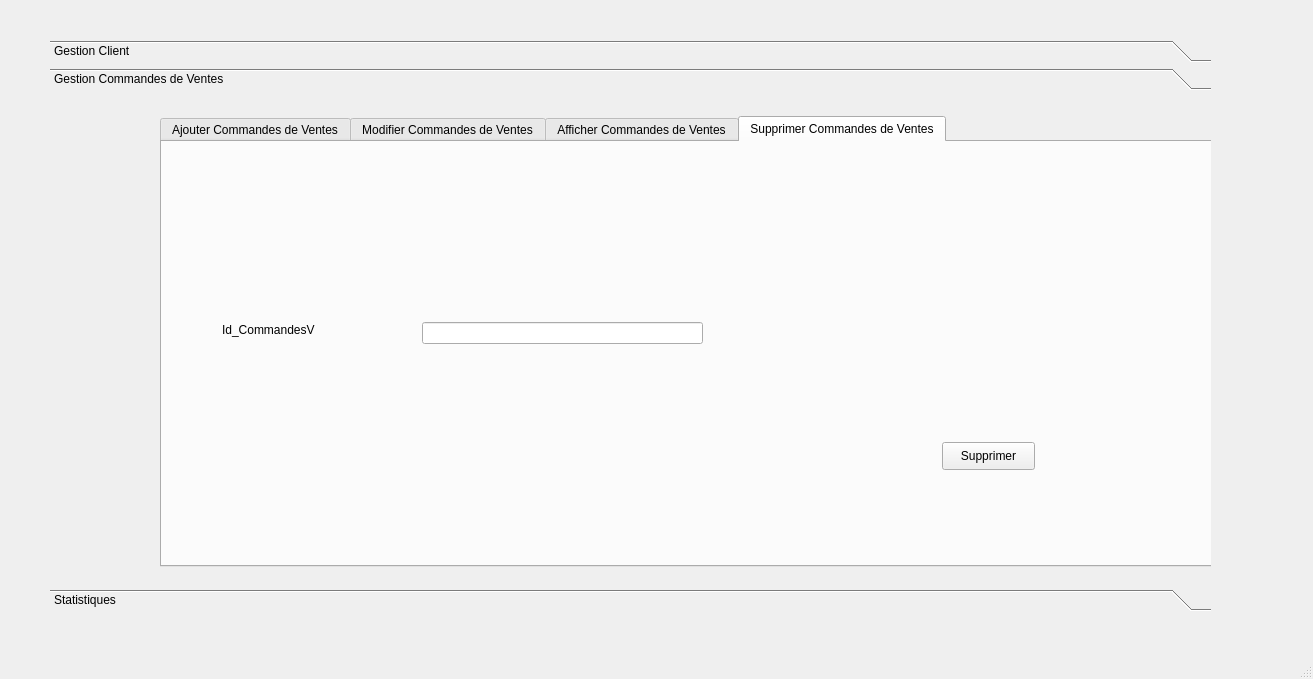
<?xml version="1.0" encoding="UTF-8"?>
<ui version="4.0">
 <class>MainWindow</class>
 <widget class="QMainWindow" name="MainWindow">
  <property name="geometry">
   <rect>
    <x>0</x>
    <y>0</y>
    <width>1313</width>
    <height>679</height>
   </rect>
  </property>
  <property name="windowTitle">
   <string>MainWindow</string>
  </property>
  <widget class="QWidget" name="centralwidget">
   <widget class="QToolBox" name="toolBox">
    <property name="enabled">
     <bool>true</bool>
    </property>
    <property name="geometry">
     <rect>
      <x>50</x>
      <y>40</y>
      <width>1161</width>
      <height>571</height>
     </rect>
    </property>
    <property name="currentIndex">
     <number>1</number>
    </property>
    <widget class="QWidget" name="page">
     <property name="geometry">
      <rect>
       <x>0</x>
       <y>0</y>
       <width>1161</width>
       <height>478</height>
      </rect>
     </property>
     <attribute name="label">
      <string>Gestion Client</string>
     </attribute>
     <widget class="QTabWidget" name="tabWidget">
      <property name="geometry">
       <rect>
        <x>30</x>
        <y>30</y>
        <width>1091</width>
        <height>431</height>
       </rect>
      </property>
      <property name="currentIndex">
       <number>0</number>
      </property>
      <widget class="QWidget" name="tab">
       <attribute name="title">
        <string>Ajouter Client</string>
       </attribute>
       <widget class="QLabel" name="label">
        <property name="geometry">
         <rect>
          <x>30</x>
          <y>30</y>
          <width>61</width>
          <height>16</height>
         </rect>
        </property>
        <property name="text">
         <string>Id_Client</string>
        </property>
       </widget>
       <widget class="QLineEdit" name="lineEdit_id">
        <property name="geometry">
         <rect>
          <x>130</x>
          <y>20</y>
          <width>141</width>
          <height>22</height>
         </rect>
        </property>
       </widget>
       <widget class="QLabel" name="label_2">
        <property name="geometry">
         <rect>
          <x>30</x>
          <y>80</y>
          <width>55</width>
          <height>16</height>
         </rect>
        </property>
        <property name="text">
         <string>Nom</string>
        </property>
       </widget>
       <widget class="QLabel" name="label_3">
        <property name="geometry">
         <rect>
          <x>30</x>
          <y>130</y>
          <width>55</width>
          <height>16</height>
         </rect>
        </property>
        <property name="text">
         <string>Prenom</string>
        </property>
       </widget>
       <widget class="QLineEdit" name="lineEdit_nom">
        <property name="geometry">
         <rect>
          <x>130</x>
          <y>80</y>
          <width>141</width>
          <height>22</height>
         </rect>
        </property>
       </widget>
       <widget class="QLineEdit" name="lineEdit_prenom">
        <property name="geometry">
         <rect>
          <x>130</x>
          <y>130</y>
          <width>141</width>
          <height>22</height>
         </rect>
        </property>
       </widget>
       <widget class="QLabel" name="label_4">
        <property name="geometry">
         <rect>
          <x>30</x>
          <y>210</y>
          <width>55</width>
          <height>16</height>
         </rect>
        </property>
        <property name="text">
         <string>tel</string>
        </property>
       </widget>
       <widget class="QLabel" name="label_5">
        <property name="geometry">
         <rect>
          <x>20</x>
          <y>290</y>
          <width>55</width>
          <height>16</height>
         </rect>
        </property>
        <property name="text">
         <string>Email</string>
        </property>
       </widget>
       <widget class="QLineEdit" name="lineEdit_tel">
        <property name="geometry">
         <rect>
          <x>130</x>
          <y>210</y>
          <width>141</width>
          <height>22</height>
         </rect>
        </property>
       </widget>
       <widget class="QLineEdit" name="lineEdit_mail">
        <property name="geometry">
         <rect>
          <x>130</x>
          <y>280</y>
          <width>131</width>
          <height>22</height>
         </rect>
        </property>
       </widget>
       <widget class="QLabel" name="label_6">
        <property name="geometry">
         <rect>
          <x>610</x>
          <y>100</y>
          <width>55</width>
          <height>16</height>
         </rect>
        </property>
        <property name="text">
         <string>Poids</string>
        </property>
       </widget>
       <widget class="QLabel" name="label_7">
        <property name="geometry">
         <rect>
          <x>610</x>
          <y>160</y>
          <width>55</width>
          <height>16</height>
         </rect>
        </property>
        <property name="text">
         <string>Taille</string>
        </property>
       </widget>
       <widget class="QLabel" name="label_8">
        <property name="geometry">
         <rect>
          <x>610</x>
          <y>30</y>
          <width>55</width>
          <height>16</height>
         </rect>
        </property>
        <property name="text">
         <string>Gender</string>
        </property>
       </widget>
       <widget class="QLabel" name="label_9">
        <property name="geometry">
         <rect>
          <x>610</x>
          <y>230</y>
          <width>55</width>
          <height>16</height>
         </rect>
        </property>
        <property name="text">
         <string>Age</string>
        </property>
       </widget>
       <widget class="QComboBox" name="comboBox_4">
        <property name="geometry">
         <rect>
          <x>740</x>
          <y>30</y>
          <width>73</width>
          <height>22</height>
         </rect>
        </property>
        <item>
         <property name="text">
          <string>Homme</string>
         </property>
        </item>
        <item>
         <property name="text">
          <string>Femme</string>
         </property>
        </item>
       </widget>
       <widget class="QComboBox" name="comboBox_5">
        <property name="geometry">
         <rect>
          <x>740</x>
          <y>90</y>
          <width>73</width>
          <height>22</height>
         </rect>
        </property>
        <item>
         <property name="text">
          <string>50-60</string>
         </property>
        </item>
        <item>
         <property name="text">
          <string>60-70</string>
         </property>
        </item>
        <item>
         <property name="text">
          <string>70-80</string>
         </property>
        </item>
        <item>
         <property name="text">
          <string>80-90</string>
         </property>
        </item>
        <item>
         <property name="text">
          <string>90-100</string>
         </property>
        </item>
        <item>
         <property name="text">
          <string>100-110</string>
         </property>
        </item>
        <item>
         <property name="text">
          <string>110-120</string>
         </property>
        </item>
       </widget>
       <widget class="QLabel" name="label_10">
        <property name="geometry">
         <rect>
          <x>840</x>
          <y>90</y>
          <width>55</width>
          <height>16</height>
         </rect>
        </property>
        <property name="text">
         <string>Kg</string>
        </property>
       </widget>
       <widget class="QComboBox" name="comboBox_6">
        <property name="geometry">
         <rect>
          <x>740</x>
          <y>150</y>
          <width>81</width>
          <height>22</height>
         </rect>
        </property>
        <item>
         <property name="text">
          <string>150-160</string>
         </property>
        </item>
        <item>
         <property name="text">
          <string>160-170</string>
         </property>
        </item>
        <item>
         <property name="text">
          <string>170-180</string>
         </property>
        </item>
        <item>
         <property name="text">
          <string>180-190</string>
         </property>
        </item>
        <item>
         <property name="text">
          <string>190-200</string>
         </property>
        </item>
       </widget>
       <widget class="QLabel" name="label_11">
        <property name="geometry">
         <rect>
          <x>830</x>
          <y>150</y>
          <width>55</width>
          <height>16</height>
         </rect>
        </property>
        <property name="text">
         <string>cm</string>
        </property>
       </widget>
       <widget class="QComboBox" name="comboBox_7">
        <property name="geometry">
         <rect>
          <x>740</x>
          <y>230</y>
          <width>73</width>
          <height>22</height>
         </rect>
        </property>
        <item>
         <property name="text">
          <string>18-25</string>
         </property>
        </item>
        <item>
         <property name="text">
          <string>26-40</string>
         </property>
        </item>
        <item>
         <property name="text">
          <string>41-60</string>
         </property>
        </item>
        <item>
         <property name="text">
          <string>plus que 60</string>
         </property>
        </item>
       </widget>
       <widget class="QLabel" name="label_12">
        <property name="geometry">
         <rect>
          <x>830</x>
          <y>230</y>
          <width>55</width>
          <height>16</height>
         </rect>
        </property>
        <property name="text">
         <string>ans</string>
        </property>
       </widget>
       <widget class="QPushButton" name="pushButton_ajouter1">
        <property name="geometry">
         <rect>
          <x>970</x>
          <y>350</y>
          <width>93</width>
          <height>28</height>
         </rect>
        </property>
        <property name="text">
         <string>ajouter</string>
        </property>
       </widget>
      </widget>
      <widget class="QWidget" name="tab_2">
       <attribute name="title">
        <string>Afficher Client</string>
       </attribute>
       <widget class="QTableView" name="tableView">
        <property name="geometry">
         <rect>
          <x>30</x>
          <y>70</y>
          <width>841</width>
          <height>301</height>
         </rect>
        </property>
       </widget>
       <widget class="QPushButton" name="pushButton_modifier1">
        <property name="geometry">
         <rect>
          <x>950</x>
          <y>20</y>
          <width>93</width>
          <height>28</height>
         </rect>
        </property>
        <property name="text">
         <string>Modifier</string>
        </property>
       </widget>
       <widget class="QComboBox" name="comboBox">
        <property name="geometry">
         <rect>
          <x>60</x>
          <y>20</y>
          <width>91</width>
          <height>22</height>
         </rect>
        </property>
        <item>
         <property name="text">
          <string>Chercher</string>
         </property>
        </item>
        <item>
         <property name="text">
          <string>Id</string>
         </property>
        </item>
        <item>
         <property name="text">
          <string>Nom</string>
         </property>
        </item>
        <item>
         <property name="text">
          <string>Prenom</string>
         </property>
        </item>
       </widget>
       <widget class="QComboBox" name="comboBox_2">
        <property name="geometry">
         <rect>
          <x>220</x>
          <y>20</y>
          <width>73</width>
          <height>22</height>
         </rect>
        </property>
        <item>
         <property name="text">
          <string>Trier</string>
         </property>
        </item>
        <item>
         <property name="text">
          <string>Id</string>
         </property>
        </item>
        <item>
         <property name="text">
          <string>Nom</string>
         </property>
        </item>
        <item>
         <property name="text">
          <string>Prenom</string>
         </property>
        </item>
       </widget>
       <widget class="QPushButton" name="pushButton_supp1">
        <property name="geometry">
         <rect>
          <x>960</x>
          <y>320</y>
          <width>93</width>
          <height>28</height>
         </rect>
        </property>
        <property name="text">
         <string>Supprimer</string>
        </property>
       </widget>
      </widget>
     </widget>
    </widget>
    <widget class="QWidget" name="page_2">
     <property name="geometry">
      <rect>
       <x>0</x>
       <y>0</y>
       <width>1161</width>
       <height>478</height>
      </rect>
     </property>
     <attribute name="label">
      <string>Gestion Commandes de Ventes</string>
     </attribute>
     <widget class="QTabWidget" name="tabWidget_2">
      <property name="geometry">
       <rect>
        <x>110</x>
        <y>20</y>
        <width>1111</width>
        <height>451</height>
       </rect>
      </property>
      <property name="currentIndex">
       <number>3</number>
      </property>
      <widget class="QWidget" name="tab_3">
       <attribute name="title">
        <string>Ajouter Commandes de Ventes</string>
       </attribute>
       <widget class="QLabel" name="label_13">
        <property name="geometry">
         <rect>
          <x>30</x>
          <y>40</y>
          <width>111</width>
          <height>16</height>
         </rect>
        </property>
        <property name="text">
         <string>Id_CommandesV</string>
        </property>
       </widget>
       <widget class="QLabel" name="label_14">
        <property name="geometry">
         <rect>
          <x>30</x>
          <y>120</y>
          <width>101</width>
          <height>16</height>
         </rect>
        </property>
        <property name="text">
         <string>Nom_Produit</string>
        </property>
       </widget>
       <widget class="QLabel" name="label_15">
        <property name="geometry">
         <rect>
          <x>30</x>
          <y>250</y>
          <width>55</width>
          <height>16</height>
         </rect>
        </property>
        <property name="text">
         <string>Prix</string>
        </property>
       </widget>
       <widget class="QLabel" name="label_16">
        <property name="geometry">
         <rect>
          <x>30</x>
          <y>340</y>
          <width>101</width>
          <height>16</height>
         </rect>
        </property>
        <property name="text">
         <string>Date_Fabrication</string>
        </property>
       </widget>
       <widget class="QLineEdit" name="lineEdit_6">
        <property name="geometry">
         <rect>
          <x>220</x>
          <y>40</y>
          <width>201</width>
          <height>22</height>
         </rect>
        </property>
       </widget>
       <widget class="QLineEdit" name="lineEdit_7">
        <property name="geometry">
         <rect>
          <x>220</x>
          <y>120</y>
          <width>201</width>
          <height>22</height>
         </rect>
        </property>
       </widget>
       <widget class="QLineEdit" name="lineEdit_8">
        <property name="geometry">
         <rect>
          <x>220</x>
          <y>250</y>
          <width>191</width>
          <height>22</height>
         </rect>
        </property>
       </widget>
       <widget class="QPushButton" name="pushButton_ajouter">
        <property name="geometry">
         <rect>
          <x>940</x>
          <y>340</y>
          <width>93</width>
          <height>28</height>
         </rect>
        </property>
        <property name="text">
         <string>Ajouter</string>
        </property>
       </widget>
       <widget class="QLineEdit" name="l9">
        <property name="geometry">
         <rect>
          <x>220</x>
          <y>340</y>
          <width>191</width>
          <height>22</height>
         </rect>
        </property>
       </widget>
      </widget>
      <widget class="QWidget" name="tab_5">
       <attribute name="title">
        <string>Modifier Commandes de Ventes</string>
       </attribute>
       <widget class="QLineEdit" name="lineEdit">
        <property name="geometry">
         <rect>
          <x>220</x>
          <y>50</y>
          <width>271</width>
          <height>22</height>
         </rect>
        </property>
       </widget>
       <widget class="QLabel" name="label_17">
        <property name="geometry">
         <rect>
          <x>50</x>
          <y>60</y>
          <width>121</width>
          <height>16</height>
         </rect>
        </property>
        <property name="text">
         <string>Id_CommandesV</string>
        </property>
       </widget>
       <widget class="QPushButton" name="pushButton">
        <property name="geometry">
         <rect>
          <x>870</x>
          <y>170</y>
          <width>93</width>
          <height>28</height>
         </rect>
        </property>
        <property name="text">
         <string>Rechercher</string>
        </property>
       </widget>
       <widget class="QPushButton" name="pushButton_2">
        <property name="geometry">
         <rect>
          <x>880</x>
          <y>280</y>
          <width>93</width>
          <height>28</height>
         </rect>
        </property>
        <property name="text">
         <string>modifier</string>
        </property>
       </widget>
       <widget class="QLabel" name="label_18">
        <property name="geometry">
         <rect>
          <x>50</x>
          <y>130</y>
          <width>101</width>
          <height>16</height>
         </rect>
        </property>
        <property name="text">
         <string>Nom_Produit</string>
        </property>
       </widget>
       <widget class="QLineEdit" name="lineEdit_2">
        <property name="geometry">
         <rect>
          <x>220</x>
          <y>130</y>
          <width>271</width>
          <height>22</height>
         </rect>
        </property>
       </widget>
       <widget class="QLabel" name="label_19">
        <property name="geometry">
         <rect>
          <x>50</x>
          <y>240</y>
          <width>55</width>
          <height>16</height>
         </rect>
        </property>
        <property name="text">
         <string>Prix</string>
        </property>
       </widget>
       <widget class="QLineEdit" name="lineEdit_3">
        <property name="geometry">
         <rect>
          <x>220</x>
          <y>240</y>
          <width>271</width>
          <height>22</height>
         </rect>
        </property>
       </widget>
       <widget class="QLabel" name="label_20">
        <property name="geometry">
         <rect>
          <x>30</x>
          <y>330</y>
          <width>101</width>
          <height>16</height>
         </rect>
        </property>
        <property name="text">
         <string>Date_Fabrication</string>
        </property>
       </widget>
       <widget class="QLineEdit" name="lineEdit_4">
        <property name="geometry">
         <rect>
          <x>220</x>
          <y>320</y>
          <width>271</width>
          <height>22</height>
         </rect>
        </property>
       </widget>
      </widget>
      <widget class="QWidget" name="tab_4">
       <attribute name="title">
        <string>Afficher Commandes de Ventes</string>
       </attribute>
       <widget class="QTableView" name="tableView_Com">
        <property name="geometry">
         <rect>
          <x>60</x>
          <y>70</y>
          <width>871</width>
          <height>301</height>
         </rect>
        </property>
       </widget>
       <widget class="QComboBox" name="comboBox_8">
        <property name="geometry">
         <rect>
          <x>80</x>
          <y>20</y>
          <width>101</width>
          <height>22</height>
         </rect>
        </property>
        <item>
         <property name="text">
          <string>Rechercher</string>
         </property>
        </item>
        <item>
         <property name="text">
          <string>Id_CommandesV</string>
         </property>
        </item>
        <item>
         <property name="text">
          <string>Nom_Produit</string>
         </property>
        </item>
       </widget>
       <widget class="QComboBox" name="comboBox_9">
        <property name="geometry">
         <rect>
          <x>310</x>
          <y>20</y>
          <width>73</width>
          <height>22</height>
         </rect>
        </property>
        <item>
         <property name="text">
          <string>Trier</string>
         </property>
        </item>
        <item>
         <property name="text">
          <string>Id_Commandesv</string>
         </property>
        </item>
        <item>
         <property name="text">
          <string>Nom_Produit</string>
         </property>
        </item>
       </widget>
       <widget class="QPushButton" name="pushButton_modif2">
        <property name="geometry">
         <rect>
          <x>990</x>
          <y>10</y>
          <width>93</width>
          <height>28</height>
         </rect>
        </property>
        <property name="text">
         <string>Modifier</string>
        </property>
       </widget>
       <widget class="QPushButton" name="pushButton_supp2">
        <property name="geometry">
         <rect>
          <x>990</x>
          <y>50</y>
          <width>93</width>
          <height>28</height>
         </rect>
        </property>
        <property name="text">
         <string>Supprimer</string>
        </property>
       </widget>
       <widget class="QPushButton" name="pushButton_7">
        <property name="geometry">
         <rect>
          <x>980</x>
          <y>300</y>
          <width>93</width>
          <height>28</height>
         </rect>
        </property>
        <property name="text">
         <string>Imprimer Doc</string>
        </property>
       </widget>
       <widget class="QPushButton" name="pushButton_8">
        <property name="geometry">
         <rect>
          <x>980</x>
          <y>360</y>
          <width>93</width>
          <height>28</height>
         </rect>
        </property>
        <property name="text">
         <string>Imprimer PDF</string>
        </property>
       </widget>
      </widget>
      <widget class="QWidget" name="tab_6">
       <attribute name="title">
        <string>Supprimer Commandes de Ventes</string>
       </attribute>
       <widget class="QLabel" name="label_21">
        <property name="geometry">
         <rect>
          <x>60</x>
          <y>180</y>
          <width>111</width>
          <height>16</height>
         </rect>
        </property>
        <property name="text">
         <string>Id_CommandesV</string>
        </property>
       </widget>
       <widget class="QLineEdit" name="lineEdit_5">
        <property name="geometry">
         <rect>
          <x>260</x>
          <y>180</y>
          <width>281</width>
          <height>22</height>
         </rect>
        </property>
       </widget>
       <widget class="QPushButton" name="pushButton_3">
        <property name="geometry">
         <rect>
          <x>780</x>
          <y>300</y>
          <width>93</width>
          <height>28</height>
         </rect>
        </property>
        <property name="text">
         <string>Supprimer</string>
        </property>
       </widget>
      </widget>
     </widget>
    </widget>
    <widget class="QWidget" name="page_3">
     <property name="geometry">
      <rect>
       <x>0</x>
       <y>0</y>
       <width>1161</width>
       <height>478</height>
      </rect>
     </property>
     <attribute name="label">
      <string>Statistiques</string>
     </attribute>
    </widget>
   </widget>
  </widget>
  <widget class="QMenuBar" name="menubar">
   <property name="geometry">
    <rect>
     <x>0</x>
     <y>0</y>
     <width>1313</width>
     <height>26</height>
    </rect>
   </property>
  </widget>
  <widget class="QStatusBar" name="statusbar"/>
 </widget>
 <resources/>
 <connections/>
</ui>
